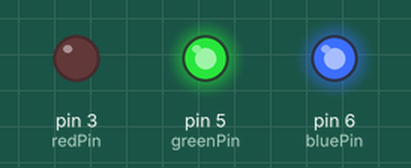
Simulated run of this sketch. Board: Arduino Uno, built with avr-gcc and run on an emulated ATmega328P. On the bench: output pins drawn as LEDs (lit = HIGH).

Above: at 0.2 s.
At 1.7 s:
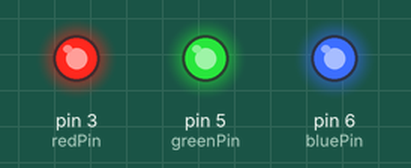
Timing chart, 0 to 3.0 s (numbered marks = the images above):
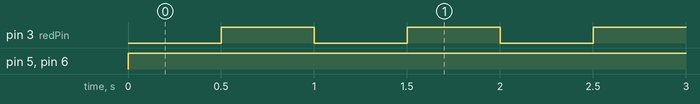

Measured:
- by itself, pin 3 (redPin): alternates HIGH for 0.50 s and LOW for 0.50 s
- by itself, pin 5 (greenPin), pin 6 (bluePin): LOW → HIGH at 0.00 s

The sketch:

blinking_tri-color.ino
```cpp
//Pin variables
int redPin = 3;
int greenPin = 5;
int bluePin = 6;

//Color variables
int red = 255;
int green = 0;
int blue = 0;

void setup() {
  // put your setup code here, to run once:
  pinMode(redPin, OUTPUT);
  pinMode(greenPin, OUTPUT);
  pinMode(bluePin, OUTPUT);
}

void loop() {
    //make the LED blink
    red = 255; //turn on the red
    // remember, use 255 minus the color value with this LED
    analogWrite(redPin, 255 - red);
    analogWrite(greenPin, 255 - green);
    analogWrite(bluePin, 255 - blue);
    delay(500);

    red = 0; //turn off the red,
    // remember, use 255 minus the color value with this LED
    analogWrite(redPin, 255 - red);
    analogWrite(greenPin, 255 - green);
    analogWrite(bluePin, 255 - blue);
    delay(500);

}
```
